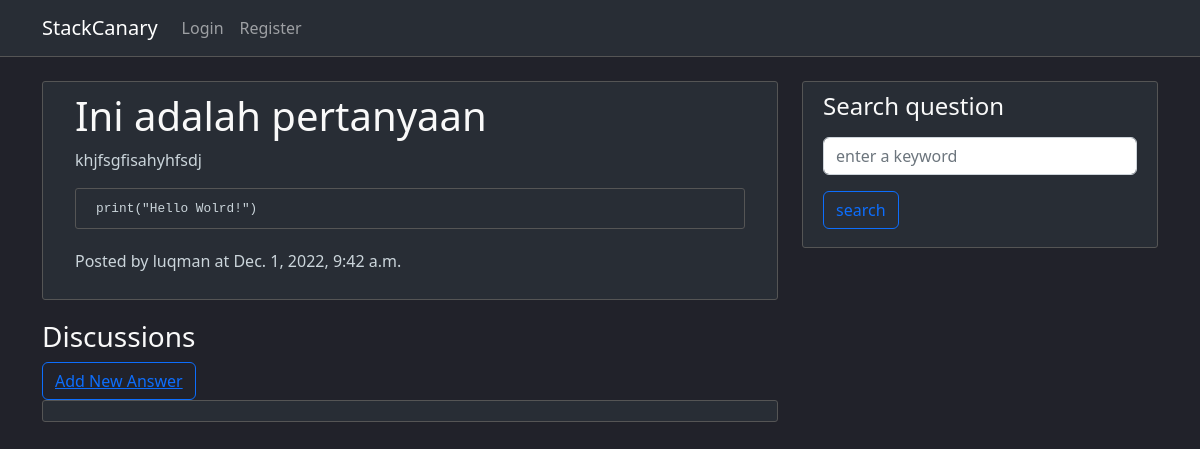
Before: /forum/questions/6/ with the older database file.
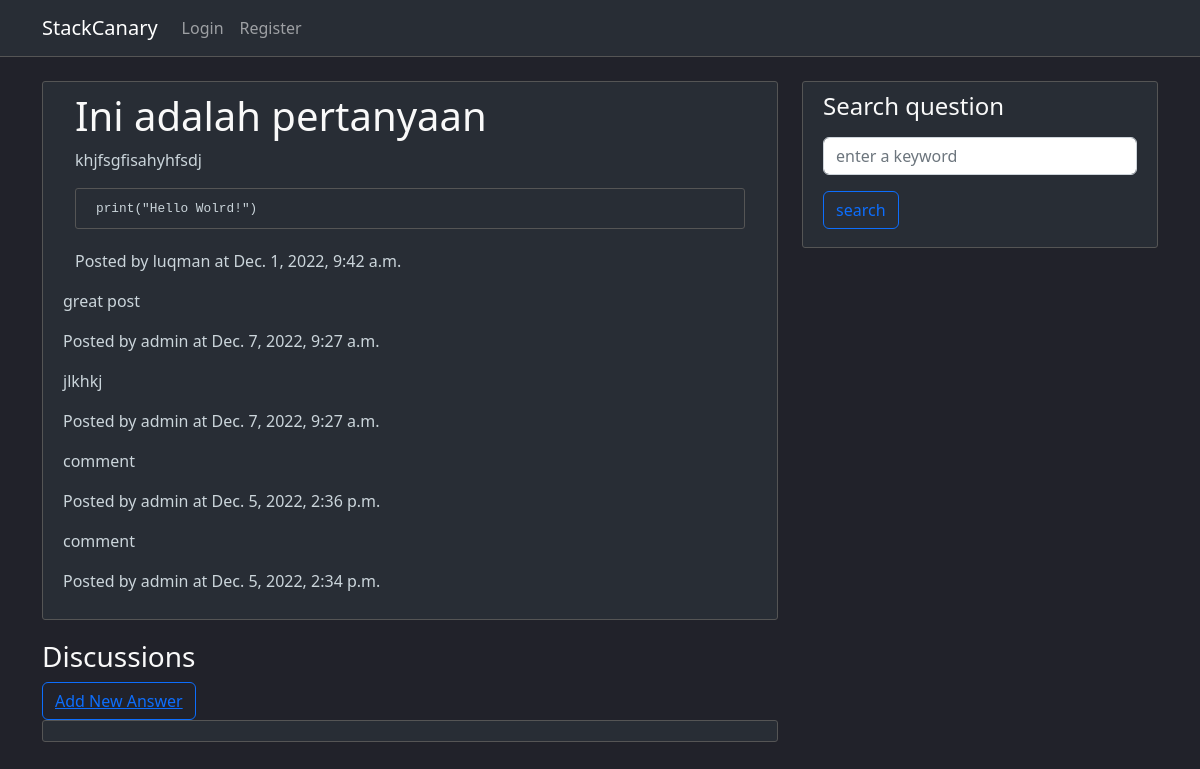
After: the same page with the newer database file.
### forum/models.py (models this page shows, shortened)
class Pertanyaan(models.Model):
    author = models.ForeignKey(User, on_delete=models.CASCADE)
    judul = models.CharField(max_length=256)
    konten = models.TextField()
    snippet = models.TextField(default=None, blank=True, null=True)
    waktu_upload = models.DateTimeField(default=timezone.now)

class Komentar(models.Model):
    author = models.ForeignKey(User, on_delete=models.CASCADE)
    pertanyaan_asal = models.ForeignKey(Pertanyaan, on_delete=models.CASCADE)
    konten = models.TextField()
    waktu_upload = models.DateTimeField(default=timezone.now)

### forum/views.py (the view, shortened to what this page needs)
# urls.py: path('questions/<int:pk>/', QuestionDetailView.as_view(), name='forum-question-detail'),
class QuestionDetailView(View):
    def get(self, request, pk, *args, **kwargs):
        question = Pertanyaan.objects.get(pk=pk)
        self.current_question = question
        comment_form = CommentForm()
        comment = Komentar.objects.filter(pertanyaan_asal=question).order_by('-waktu_upload')
        answer = Jawaban.objects.filter(pertanyaan_asal=question).order_by('-waktu_upload')
        context = {
            'pertanyaan': question,
            'form': comment_form,
            'komentar': comment,
            'jawaban': answer,
        }
        return render(request, 'forum/pertanyaan_detail.html', context)

### forum/forms.py
class CommentForm(forms.ModelForm):
    konten = forms.CharField(
        label='',
        widget=forms.Textarea(
            attrs={'rows': '2',
                   'placeholder': 'Write some comments...',
                   'value': 'none',
                   'class': 'form-control mt-1 mb-3',
                   }
        ))
    class Meta:
        model = Komentar
        fields = ['konten']

### forum/templates/forum/pertanyaan_detail.html (shortened to what this page needs)
{% extends "forum/base.html" %}
{% block content %}
    <div class="content-section">
    <div class="container">
        <div class="question">
            <h1>{{pertanyaan.judul}}</h1>
            <p>{{pertanyaan.konten}}</p>
            {% if pertanyaan.snippet %}
                <pre class="content-section code">{{pertanyaan.snippet}}</pre>
            {% endif %}
            <p>Posted by {{pertanyaan.author}} at {{pertanyaan.waktu_upload}}</p>
        </div>
    </div>
    {% for comment in komentar %}
        <div class="question">
            <p>{{comment.konten}}</p>
            <p>Posted by {{comment.author}} at {{comment.waktu_upload}}</p>
        </div>
    {% endfor %}
    </div>
    <div>
        <h3>Discussions</h3>
        <div class="gap-2">
            <button class="btn btn-outline-primary"><a href="{% url 'forum-answer-create' pertanyaan.id %}">Add New Answer</a></button>
        </div>
    </div>
    <div class="content-section">
    </div>
{% endblock content %}

### forum/templates/forum/base.html (shortened to what this page needs)
{% load static %}
<html>
    <head>
        <link rel="stylesheet" href="{% static 'forum/base.css' %}?{% now 'U' %}">
        <link href="https://cdn.jsdelivr.net/npm/bootstrap@5.2.3/dist/css/bootstrap.min.css" rel="stylesheet">
    </head>
    <body class="bg-dark-one">
        <nav class="navbar navbar-expand-md navbar-dark bg-dark-two mb-4 brd-btm">
           <div class="container">
                <a href="{% url 'forum-index' %}" class="navbar-brand">StackCanary</a>
                <div class="collapse navbar-collapse" id="mnav">
                    <ul class="navbar-nav">
                    {% if user.is_authenticated %}
                        <li class="nav-item"><a href="{% url 'forum-index' %}" class="nav-link">Forum</a></li>
                        <li class="nav-item"><a href="{% url 'forum-my-questions' %}" class="nav-link">My questions</a></li>
                        <li class="nav-item"><a href="{% url 'forum-my-answers' %}" class="nav-link">My answers</a></li>
                        <li class="nav-item"><a href="{% url 'forum-my-comments' %}" class="nav-link">My comments</a></li>
                        <li class="nav-item"><a href="{% url 'profile' %}" class="nav-link">Profile</a></li>
                        <li class="nav-item"><a href="{% url 'forum-question-create' %}" class="nav-link">Create Post</a></li>
                        <li class="nav-item"><a href="{% url 'logout' %}" class="nav-link">Logout</a></li>
                    {% else %}
                        <li class="nav-item"><a href="{% url 'login' %}" class="nav-link">Login</a></li>
                        <li class="nav-item"><a href="{% url 'register' %}" class="nav-link">Register</a></li>
                    {% endif %}
                    </ul>
                </div>
            </div>
        </nav>
        <main role="main" class="container">
            <div class="row">
                <div class="col-md-8">
                    {% block content %}{% endblock %}
                </div>
                <div class="col-md-4">
                    <div class="content-section">
                        <h4 class="mb-3">Search question</h4>
                        <form class="mb-2" method="POST" action="{% url 'forum-search' %}">
                            <input type="text" class="form-control mb-3" placeholder="enter a keyword" name="search">
                            <button class="btn btn-outline-primary" type="submit">search</button>
                        </form>
                    </div>
                </div>
            </div>
          </main>
    </body>
</html>

### forum/static/forum/base.css (style rules this page uses)
h1, h2, h3, h4, h5, h6 { color: #f9f9f9; }
ul { margin: 0; }
.content-section { color: #cbd5db; background-color: #282d35; padding: 10px 20px; border: 1px solid #555; border-radius: 3px; margin-bottom: 20px; transition: all .2s ease-in-out; }
.bg-dark-one { background-color: #21222a; }
.bg-dark-two { background-color: #282d35; }
.brd-btm { border-bottom: 1px solid #555; }
.code { font-size: 0.8em; max-height: 500px; overflow: auto; }

Changed rows visible on the page:
added Komentar: konten "great post", author "admin", waktu_upload "Dec. 7, 2022, 9:27 a.m."
added Komentar: konten "jlkhkj", author "admin", waktu_upload "Dec. 7, 2022, 9:27 a.m."
added Komentar: konten "comment", author "admin", waktu_upload "Dec. 5, 2022, 2:36 p.m."
added Komentar: konten "comment", author "admin", waktu_upload "Dec. 5, 2022, 2:34 p.m."
